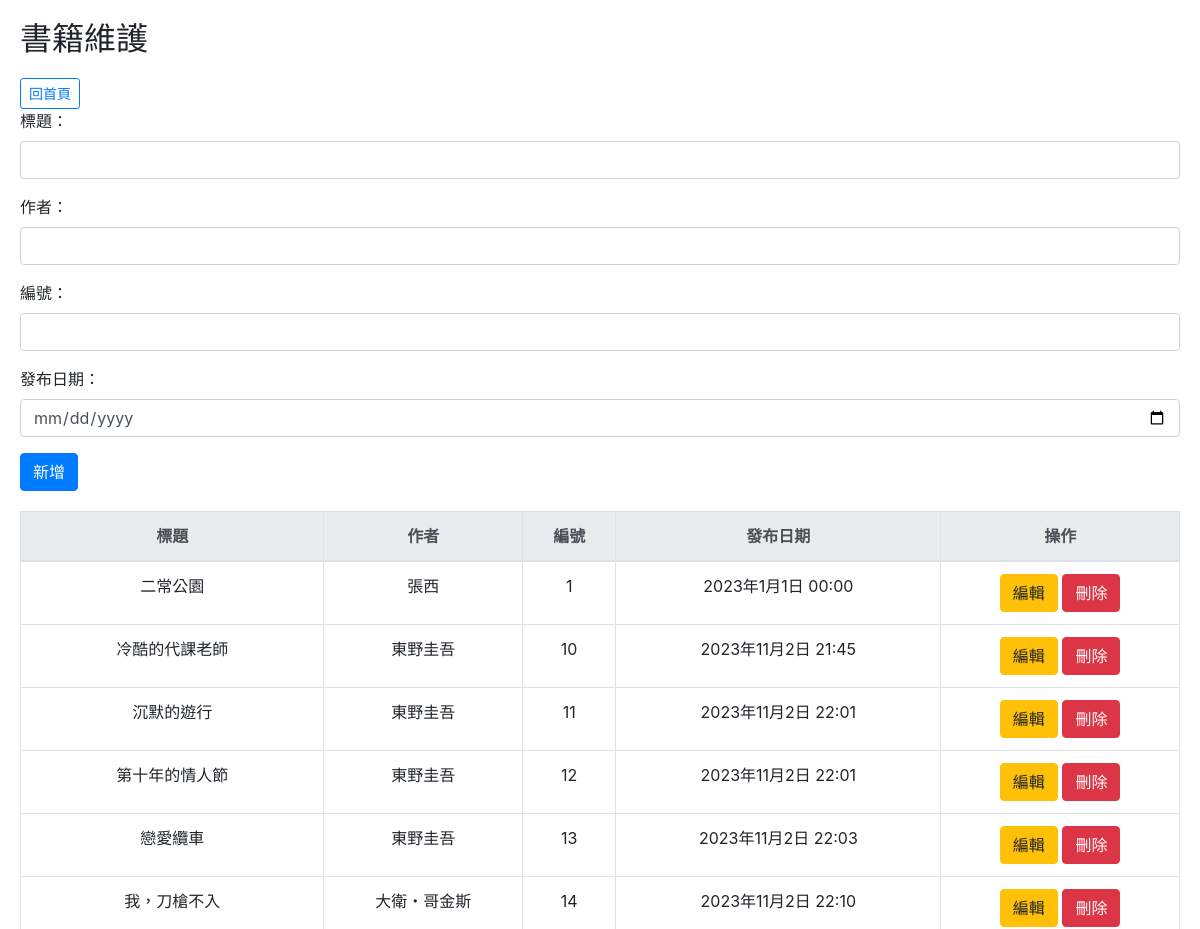
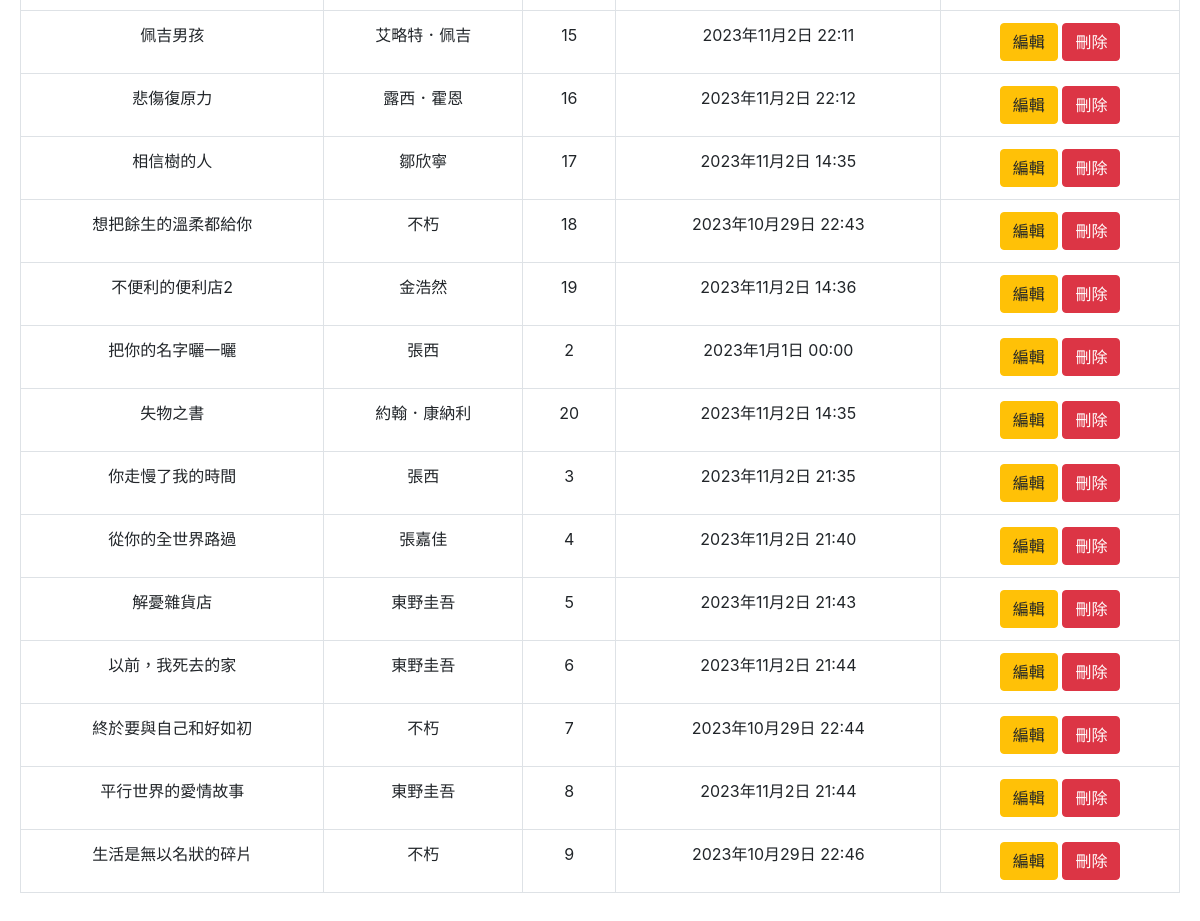
/admin_books/, run on the app's committed database (2 pictures, top to bottom).
### mysite/models.py (models this page shows, shortened)
class Post(models.Model):
    title = models.CharField(max_length=50)
    slug = models.IntegerField(unique=True)
    pub_date = models.DateTimeField(auto_now_add=True)
    write = models.CharField(max_length=50, blank=True, default='')
    image_url = models.CharField(max_length=255, default='images/1.jpg')  # 指定默认值 # 存储图像路径或 URL
    bookstype=[("一般書籍","一般書籍"),("教學用書","教學用書")]
    category = models.CharField(max_length=20, choices=bookstype, default="一般書籍")
    intro = models.TextField(default="", blank=True)
    photolink = models.TextField(default="", blank=True)
    body = models.TextField()
    isBorrow = models.BooleanField(_("外借中"), default=False)
    pub_date = models.DateTimeField(auto_now_add=True)
    @property
    def formatted_is_borrow(self):
        if self.isBorrow:
            return '<span style="color: white; background-color: #afb0b2; border: 1px solid white; padding: 3px; border-radius: 3px;">外借中</span>'
        else:
            return '<span style="color: white; background-color: #7fade5; border: 1px solid white;padding: 3px; border-radius: 3px;">可借閱</span>'
    formatted_is_borrow.fget.short_description = "外借狀態"
    class Meta:
        ordering = ['slug']

### mysite/views.py (the view)
# urls.py: path('admin_books/', admin_books, name='admin_books'),
def admin_books(request):
    books = Post.objects.all().order_by('slug')
    return render(request, 'admin_books.html', {'books': books})

### templates/admin_books.html (shortened to what this page needs)
<!DOCTYPE html>
<html lang="zh-TW">
<head>
    <link rel="stylesheet" href="https://stackpath.bootstrapcdn.com/bootstrap/4.3.1/css/bootstrap.min.css">
</head>
<body>
    <h2>書籍維護</h2>
    <a class="btn btn-sm btn-outline-primary" href='/'>回首頁</a>
    <form method="POST" action="{% url 'admin_books_add' %}">
        <div class="form-group">
            <label for="title">標題：</label>
            <input type="text" name="title" class="form-control" required>
        </div>
        <div class="form-group">
            <label for="write">作者：</label>
            <input type="text" name="write" class="form-control" required>
        </div>
        <div class="form-group">
            <label for="slug">編號：</label>
            <input type="number" name="slug" class="form-control" required>
        </div>
        <div class="form-group">
            <label for="pub_date">發布日期：</label>
            <input type="date" name="pub_date" class="form-control" required>
        </div>
        <button type="submit" class="btn btn-primary">新增</button>
    </form>
    <table class="table table-bordered">
        <thead class="thead-light">
            <tr>
                <th>標題</th>
                <th>作者</th>
                <th>編號</th>
                <th>發布日期</th>
                <th>操作</th>
            </tr>
        </thead>
        <tbody>
            {% for book in books %}
                <tr>
                    <td>{{ book.title }}</td>
                    <td>{{ book.write }}</td>
                    <td>{{ book.slug }}</td>
                    <td>{{ book.pub_date }}</td>
                    <td>
                        <a class="btn btn-warning" href="{% url 'admin_books_edit' book.slug %}">編輯</a>
                        <a class="btn btn-danger" href="{% url 'admin_books_delete' book.slug %}">刪除</a>
                    </td>
                </tr>
            {% endfor %}
        </tbody>
    </table>
</body>
</html>

### templates/admin_books.html (style rules this page uses)
body { padding: 20px; }
h2 { margin-bottom: 20px; }
form { margin-bottom: 20px; }
table { width: 100%; margin-top: 20px; }
th, td { padding: 10px; text-align: center; }

### data on the page
Post: title "二常公園", write "張西", slug "1", pub_date "2023年1月1日 00:00"
Post: title "冷酷的代課老師", write "東野圭吾", slug "10", pub_date "2023年11月2日 21:45"
Post: title "沉默的遊行", write "東野圭吾", slug "11", pub_date "2023年11月2日 22:01"
Post: title "第十年的情人節", write "東野圭吾", slug "12", pub_date "2023年11月2日 22:01"
Post: title "戀愛纜車", write "東野圭吾", slug "13", pub_date "2023年11月2日 22:03"
Post: title "我，刀槍不入", write "大衛・哥金斯", slug "14", pub_date "2023年11月2日 22:10"
Post: title "佩吉男孩", write "艾略特．佩吉", slug "15", pub_date "2023年11月2日 22:11"
Post: title "悲傷復原力", write "露西．霍恩", slug "16", pub_date "2023年11月2日 22:12"
Post: title "相信樹的人", write "鄒欣寧", slug "17", pub_date "2023年11月2日 14:35"
Post: title "想把餘生的溫柔都給你", write "不朽", slug "18", pub_date "2023年10月29日 22:43"
Post: title "不便利的便利店2", write "金浩然", slug "19", pub_date "2023年11月2日 14:36"
Post: title "把你的名字曬一曬", write "張西", slug "2", pub_date "2023年1月1日 00:00"
Post: title "失物之書", write "約翰．康納利", slug "20", pub_date "2023年11月2日 14:35"
Post: title "你走慢了我的時間", write "張西", slug "3", pub_date "2023年11月2日 21:35"
Post: title "從你的全世界路過", write "張嘉佳", slug "4", pub_date "2023年11月2日 21:40"
Post: title "解憂雜貨店", write "東野圭吾", slug "5", pub_date "2023年11月2日 21:43"
Post: title "以前，我死去的家", write "東野圭吾", slug "6", pub_date "2023年11月2日 21:44"
Post: title "終於要與自己和好如初", write "不朽", slug "7", pub_date "2023年10月29日 22:44"
Post: title "平行世界的愛情故事", write "東野圭吾", slug "8", pub_date "2023年11月2日 21:44"
Post: title "生活是無以名狀的碎片", write "不朽", slug "9", pub_date "2023年10月29日 22:46"
